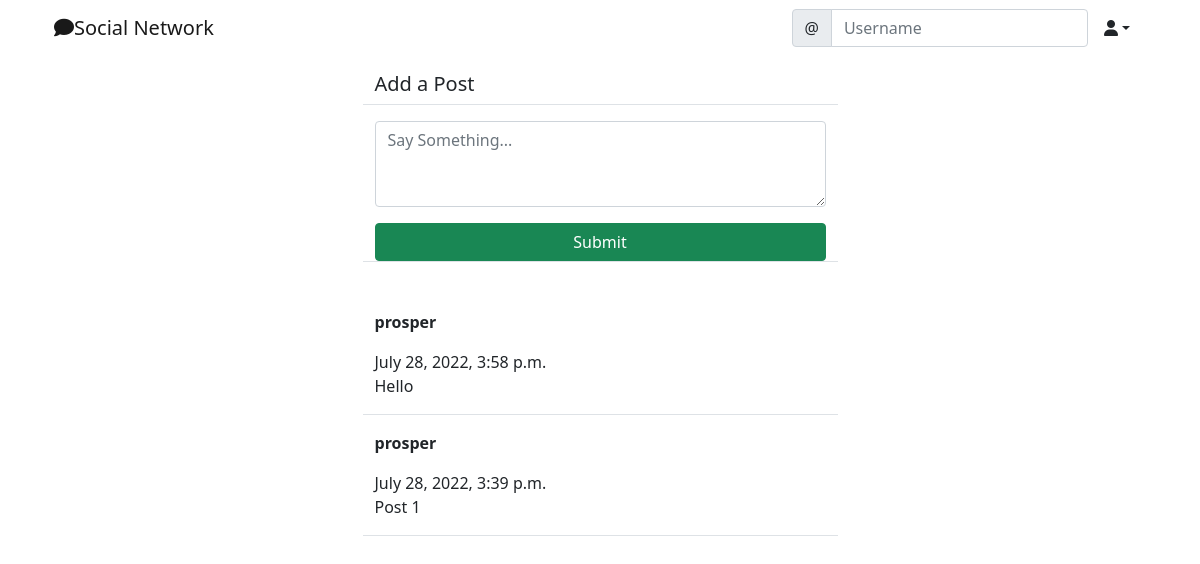
/social/ (signed in), run on the app's committed database.
### social/models.py (models this page shows, shortened)
class Post(models.Model):
    body = models.TextField()
    created_on = models.DateTimeField(default=timezone.now)
    author = models.ForeignKey(User, on_delete=models.CASCADE)

### social/views.py (the view, shortened to what this page needs)
# urls.py: path("", PostListView.as_view(), name="post-list"),
class PostListView(LoginRequiredMixin, View):
    def get(self, request, *args, **kwargs):
        posts = Post.objects.all().order_by('-created_on')
        form = PostForm()
        context = {
            'posts': posts,
            'form': form
        }
        return render(request, 'social/post_list.html', context)

### social/forms.py
class PostForm(forms.ModelForm):
    body = forms.CharField(
        label="",
        widget=forms.Textarea(attrs={
            "rows": 3,
            "placeholder": "Say Something..."
        })
    )
    class Meta:
        model = Post
        fields = ["body"]

### social/templates/social/post_list.html (shortened to what this page needs)
{% extends 'landing/base.html' %}
{% load crispy_forms_tags %}
{% block content %}
<div class="container">
    <div class="row justify-content-center mt-3">
        <div class="col-md-5 col-sm-12 border-bottom">
            <h5>Add a Post</h5>
        </div>
    </div>
    <div class="row justify-content-center mt-3 mb-5">
        <div class="col-md-5 col-sm-12 border-bottom">
            <form method="POST">
                {{ form | crispy }}
                <div class="d-grid gap-2">
                    <button class="btn btn-success mt-3">Submit</button>
                </div>
            </form>
        </div>
    </div>
    {% for post in posts %}
    <div class="row justify-content-center mt-3">
        <div class="col-md-5 col-sm-12 border-bottom">
            <p><strong>{{ post.author}}</strong></p> {{ post.created_on }}
            <p>{{ post.body }}</p>
        </div>
    </div>
    {% endfor %}
</div>
{% endblock content %}

### data on the page
Post: author "prosper", created_on "July 28, 2022, 3:58 p.m.", body "Hello"
Post: author "prosper", created_on "July 28, 2022, 3:39 p.m.", body "Post 1"
